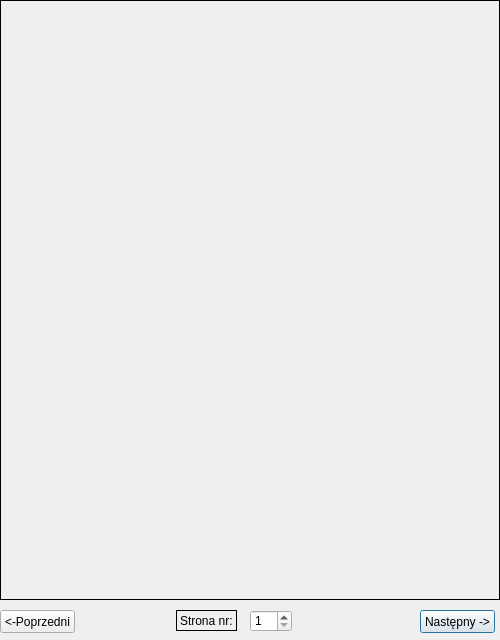
<?xml version="1.0" encoding="UTF-8"?>
<ui version="4.0">
 <class>Od_Tworcow</class>
 <widget class="QDialog" name="Od_Tworcow">
  <property name="geometry">
   <rect>
    <x>0</x>
    <y>0</y>
    <width>500</width>
    <height>640</height>
   </rect>
  </property>
  <property name="windowTitle">
   <string>Dialog</string>
  </property>
  <widget class="QLabel" name="label">
   <property name="geometry">
    <rect>
     <x>0</x>
     <y>0</y>
     <width>500</width>
     <height>600</height>
    </rect>
   </property>
   <property name="frameShape">
    <enum>QFrame::Box</enum>
   </property>
   <property name="text">
    <string/>
   </property>
  </widget>
  <widget class="QPushButton" name="next">
   <property name="geometry">
    <rect>
     <x>420</x>
     <y>610</y>
     <width>75</width>
     <height>23</height>
    </rect>
   </property>
   <property name="text">
    <string>Następny -&gt;</string>
   </property>
  </widget>
  <widget class="QPushButton" name="previous">
   <property name="geometry">
    <rect>
     <x>0</x>
     <y>610</y>
     <width>75</width>
     <height>23</height>
    </rect>
   </property>
   <property name="text">
    <string>&lt;-Poprzedni</string>
   </property>
  </widget>
  <widget class="QSpinBox" name="spinBox">
   <property name="geometry">
    <rect>
     <x>250</x>
     <y>610</y>
     <width>42</width>
     <height>22</height>
    </rect>
   </property>
   <property name="minimum">
    <number>1</number>
   </property>
   <property name="maximum">
    <number>3</number>
   </property>
  </widget>
  <widget class="QLabel" name="label_2">
   <property name="geometry">
    <rect>
     <x>176</x>
     <y>610</y>
     <width>61</width>
     <height>21</height>
    </rect>
   </property>
   <property name="frameShape">
    <enum>QFrame::Box</enum>
   </property>
   <property name="text">
    <string>Strona nr:</string>
   </property>
  </widget>
 </widget>
 <resources/>
 <connections/>
</ui>
